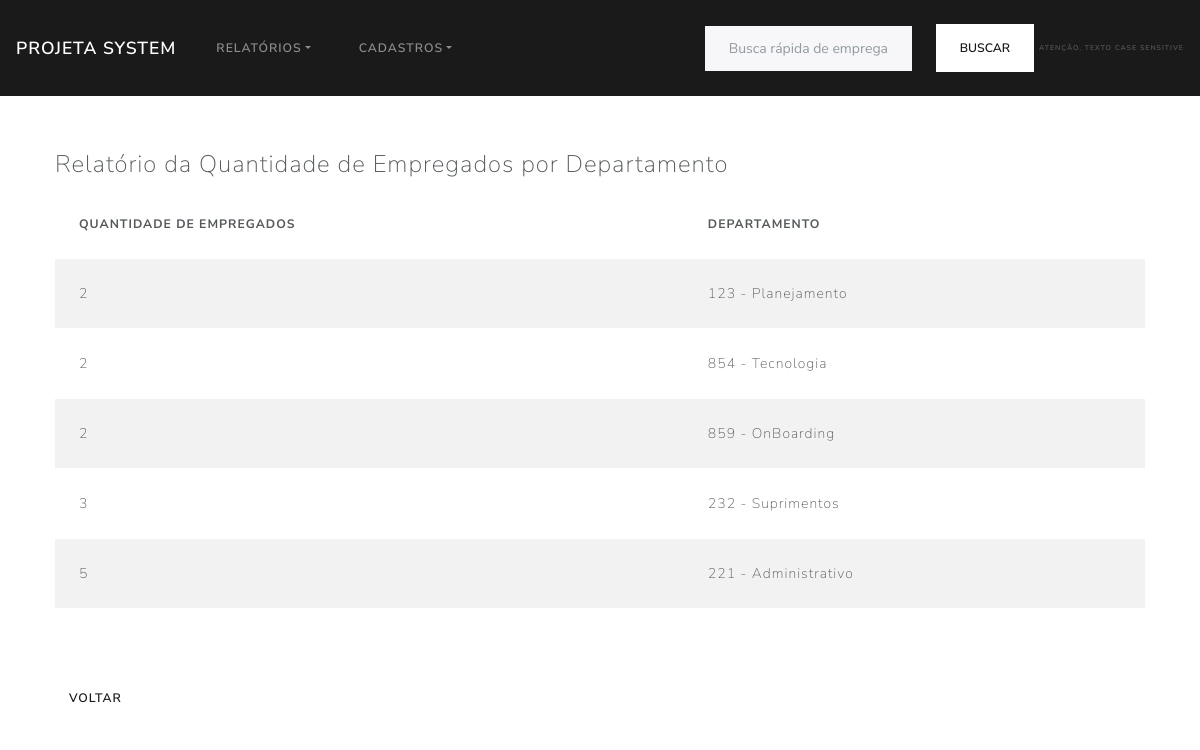
Page /App/View/relatorioEmpregadosDepto.php on the committed database.
### tables this page shows
CREATE TABLE `depto` (
  `cod_depto` int(11) NOT NULL,
  `nome` varchar(200) NOT NULL,
  `endereco` varchar(200) DEFAULT NULL
);

### App/Controller/DepartamentoController.php (called while the page is built, shortened)
<?php
if (isset($_POST['formPost'])== true && $_POST['formPost']=='listarRel') {
    $departamentoDao = new \App\DAO\DepartamentoDao();
    $ObterDepartamentos = $departamentoDao->ObterDepartamentosAgrupados();
    return $ObterDepartamentos;
}

### App/Config/Conexao.php (called while the page is built, shortened)
<?php
    class Conexao{
        private static $instanciaBanco;
        public static function getConexaoBD(){
            if(!isset(self::$instanciaBanco)):
                self::$instanciaBanco = new \PDO('mysql:host=localhost:3306;dbname=projetasistema; charset=utf8', 'root', '');
            endif;
                return self::$instanciaBanco;
        }
    }

### App/DAO/DepartamentoDao.php (called while the page is built, shortened)
<?php
    class DepartamentoDao
    {
        public function ObterDepartamentosAgrupados(){
            $sqlDepartamento = "SELECT Count(d.cod_depto) as qtde, d.nome, d.cod_depto FROM depto d
                                JOIN empregado e
                                ON d.cod_depto = e.cod_depto
                                GROUP BY d.cod_depto
                                ORDER BY qtde";
            $smtp = Conexao::getConexaoBD()->prepare($sqlDepartamento);
            $smtp->execute();
            $numRows = $smtp->rowCount();
            if ($numRows > 0) {
                $returnArray = $smtp->fetchAll(\PDO::FETCH_ASSOC);
                return $returnArray;
            }else{
                return [];
            }
        }
    }

### App/View/relatorioEmpregadosDepto.php (the view, shortened to what this page needs)
<?php
require_once "header.php";
$listarDepartamentos = require_once "../Controller//DepartamentoController.php";
?>
<div class="container">
<div class="div_center">
<legend>Relatório da Quantidade de Empregados por Departamento</legend>
    <table class="table table-striped table-secondary">
        <thead>
            <tr>
                <th>Quantidade de Empregados</th>
                <th>Departamento</th>
            </tr>
        </thead>
        <tbody>
            <?php
            foreach ($listarDepartamentos as $key => $value) {?>
            <tr>
                <td><?= $value['qtde']?></td>
                <td><?= $value['cod_depto']?> - <?= $value['nome']?></td>
            </tr>
            <?php  } ?>
        </tbody>
    </table>
</div>
<a type="button" class="btn btn-secondary" href="inicio.php">Voltar</a>
</div>
<?php
require_once "../View/footer.php";
?>

### App/Structure/Css/styleGeral.css (style rules this page uses)
.div_center { margin: auto; width: 100%; padding: 10px; margin-top: 40px; margin-bottom: 40px; overflow-y: auto; border-radius: 2%; }

### rows in the picture
depto: qtde "2", cod_depto "123", nome "Planejamento"
depto: qtde "2", cod_depto "854", nome "Tecnologia"
depto: qtde "2", cod_depto "859", nome "OnBoarding"
depto: qtde "3", cod_depto "232", nome "Suprimentos"
depto: qtde "5", cod_depto "221", nome "Administrativo"
